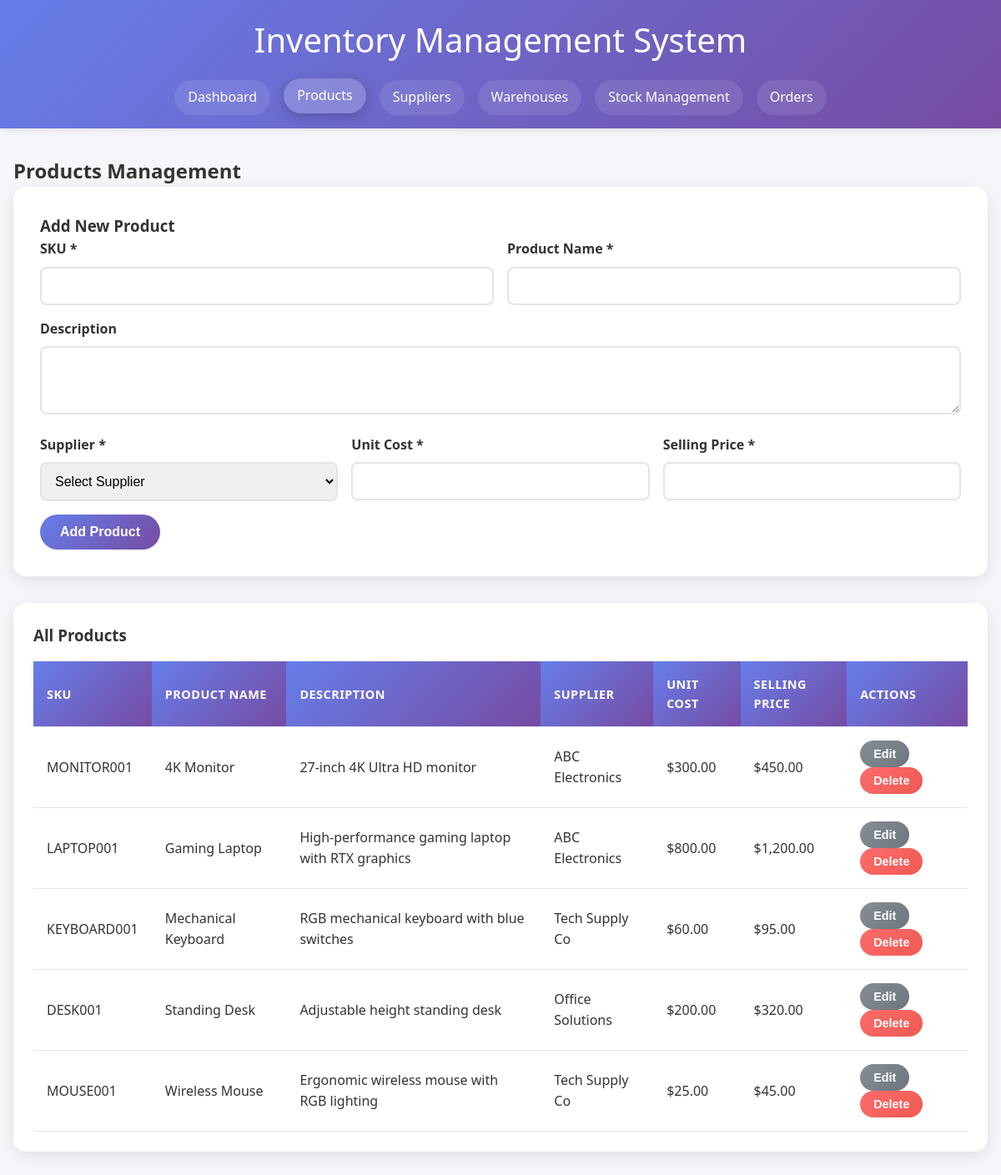
The app's page /DBE/products.php with its own data.
### tables this page shows
CREATE TABLE products (
    product_id INT AUTO_INCREMENT PRIMARY KEY,
    sku VARCHAR(100) NOT NULL,
    product_name VARCHAR(255) NOT NULL,
    description TEXT,
    supplier_id INT,
    unit_cost DECIMAL(10,2) NOT NULL,
    selling_price DECIMAL(10,2) NOT NULL
);

CREATE TABLE suppliers (
    supplier_id INT AUTO_INCREMENT PRIMARY KEY,
    supplier_name VARCHAR(255) NOT NULL,
    contact_info TEXT
);

### config.php (called while the page is built, shortened)
<?php
function getNavigation() {
    return [
        'Dashboard' => 'index.php',
        'Products' => 'products.php',
        'Suppliers' => 'suppliers.php',
        'Warehouses' => 'warehouses.php',
        'Stock Management' => 'stocks.php',
        'Orders' => 'orders.php'
    ];
}
function formatCurrency($amount) {
    return '$' . number_format($amount, 2);
}
function getCurrentPage() {
    $currentFile = basename($_SERVER['PHP_SELF']);
    return str_replace('.php', '', $currentFile);
}
?>

### DBE/products.php (the view, shortened to what this page needs)
<?php
require_once 'config.php';
$currentPage = getCurrentPage();
$navigation = getNavigation();
$result = $conn->query("
    SELECT p.*, s.supplier_name
    FROM products p
    LEFT JOIN suppliers s ON p.supplier_id = s.supplier_id
    ORDER BY p.product_name
");
$products = $result->fetch_all(MYSQLI_ASSOC);
?>
<!DOCTYPE html>
<html lang="en">
<head>
    <link rel="stylesheet" href="style.css">
</head>
<body>
    <header class="header">
        <h1>Inventory Management System</h1>
        <nav class="nav">
            <?php foreach ($navigation as $name => $url): ?>
                <a href="<?= $url ?>" class="<?= ($currentPage === strtolower($name)) ? 'active' : '' ?>">
                    <?= $name ?>
                </a>
            <?php endforeach; ?>
        </nav>
    </header>
    <div class="container">
        <h2>Products Management</h2>
        <div class="form-container">
            <h3><?= isset($_POST['edit_product']) ? 'Edit Product' : 'Add New Product' ?></h3>
            <form method="POST">
                <div class="form-row">
                    <div class="form-group">
                        <label for="sku">SKU *</label>
                        <input type="text" id="sku" name="sku" value="<?= isset($_POST['edit_sku']) ? htmlspecialchars($_POST['edit_sku']) : '' ?>" required>
                    </div>
                    <div class="form-group">
                        <label for="product_name">Product Name *</label>
                        <input type="text" id="product_name" name="product_name" value="<?= isset($_POST['edit_product_name']) ? htmlspecialchars($_POST['edit_product_name']) : '' ?>" required>
                    </div>
                </div>
                <div class="form-group">
                    <label for="description">Description</label>
                    <textarea id="description" name="description" rows="3"><?= isset($_POST['edit_description']) ? htmlspecialchars($_POST['edit_description']) : '' ?></textarea>
                </div>
                <div class="form-row">
                    <div class="form-group">
                        <label for="supplier_id">Supplier *</label>
                        <select id="supplier_id" name="supplier_id" required>
                            <option value="">Select Supplier</option>
                        </select>
                    </div>
                    <div class="form-group">
                        <label for="unit_cost">Unit Cost *</label>
                        <input type="number" id="unit_cost" name="unit_cost" step="0.01" min="0" value="<?= isset($_POST['edit_unit_cost']) ? $_POST['edit_unit_cost'] : '' ?>" required>
                    </div>
                    <div class="form-group">
                        <label for="selling_price">Selling Price *</label>
                        <input type="number" id="selling_price" name="selling_price" step="0.01" min="0" value="<?= isset($_POST['edit_selling_price']) ? $_POST['edit_selling_price'] : '' ?>" required>
                    </div>
                </div>
                <button type="submit" name="<?= isset($_POST['edit_product']) ? 'update_product' : 'add_product' ?>" class="btn">
                    <?= isset($_POST['edit_product']) ? 'Update Product' : 'Add Product' ?>
                </button>
            </form>
        </div>
        <div class="table-container">
            <h3>All Products</h3>
            <table>
                <thead>
                    <tr>
                        <th>SKU</th>
                        <th>Product Name</th>
                        <th>Description</th>
                        <th>Supplier</th>
                        <th>Unit Cost</th>
                        <th>Selling Price</th>
                        <th>Actions</th>
                    </tr>
                </thead>
                <tbody>
                    <?php if (empty($products)): ?>
                        <tr>
                            <td colspan="7" style="text-align: center; padding: 2rem;">No products found. Add your first product above.</td>
                        </tr>
                    <?php else: ?>
                        <?php foreach ($products as $product): ?>
                            <tr>
                                <td><?= htmlspecialchars($product['sku']) ?></td>
                                <td><?= htmlspecialchars($product['product_name']) ?></td>
                                <td><?= htmlspecialchars(substr($product['description'], 0, 50)) ?><?= strlen($product['description']) > 50 ? '...' : '' ?></td>
                                <td><?= htmlspecialchars($product['supplier_name'] ?? 'N/A') ?></td>
                                <td><?= formatCurrency($product['unit_cost']) ?></td>
                                <td><?= formatCurrency($product['selling_price']) ?></td>
                                <td>
                                    <form method="POST" style="display: inline;">
                                        <button type="submit" name="edit_product" class="btn btn-sm btn-secondary">Edit</button>
                                    </form>
                                    <form method="POST" style="display: inline;" onsubmit="return confirm('Are you sure you want to delete this product? This will also remove it from all orders and stock records.')">
                                        <button type="submit" name="delete_product" class="btn btn-sm btn-danger">Delete</button>
                                    </form>
                                </td>
                            </tr>
                        <?php endforeach; ?>
                    <?php endif; ?>
                </tbody>
            </table>
        </div>
    </div>
</body>
</html>

### DBE/style.css (style rules this page uses)
* { margin: 0; padding: 0; box-sizing: border-box; }
body { font-family: 'Segoe UI', Tahoma, Geneva, Verdana, sans-serif; background-color: #f5f7fa; color: #333; line-height: 1.6; }
.header { background: linear-gradient(135deg, #667eea 0%, #764ba2 100%); color: white; padding: 1rem 0; box-shadow: 0 2px 10px rgba(0,0,0,0.1); }
.header h1 { text-align: center; margin-bottom: 1rem; font-size: 2.5rem; font-weight: 300; }
.nav { max-width: 1200px; margin: 0 auto; display: flex; justify-content: center; flex-wrap: wrap; gap: 1rem; padding: 0 1rem; }
.nav a { color: white; text-decoration: none; padding: 0.5rem 1rem; border-radius: 25px; transition: all 0.3s ease; background: rgba(255,255,255,0.1); backdrop-filter: blur(10px); }
.nav a:hover, .nav a.active { background: rgba(255,255,255,0.2); transform: translateY(-2px); box-shadow: 0 4px 15px rgba(0,0,0,0.2); }
.container { max-width: 1200px; margin: 2rem auto; padding: 0 1rem; }
.form-container { background: white; border-radius: 15px; padding: 2rem; box-shadow: 0 5px 20px rgba(0,0,0,0.1); margin-bottom: 2rem; }
.form-group { margin-bottom: 1rem; }
.form-group label { display: block; margin-bottom: 0.5rem; font-weight: 600; color: #333; }
.form-group input, .form-group select, .form-group textarea { width: 100%; padding: 0.75rem; border: 2px solid #e1e5e9; border-radius: 8px; font-size: 1rem; transition: border-color 0.3s ease; }
.form-row { display: grid; grid-template-columns: repeat(auto-fit, minmax(200px, 1fr)); gap: 1rem; }
.btn { background: linear-gradient(135deg, #667eea 0%, #764ba2 100%); color: white; border: none; padding: 0.75rem 1.5rem; border-radius: 25px; cursor: pointer; font-size: 1rem; font-weight: 600; transition: all 0.3s ease; text-decoration: none; display: inline-block; text-align: center; }
.btn-danger { background: linear-gradient(135deg, #ff6b6b 0%, #ee5a52 100%); }
.btn-secondary { background: linear-gradient(135deg, #868e96 0%, #6c757d 100%); }
.btn-sm { padding: 0.5rem 1rem; font-size: 0.9rem; }
.table-container { background: white; border-radius: 15px; padding: 1.5rem; box-shadow: 0 5px 20px rgba(0,0,0,0.1); overflow-x: auto; }
table { width: 100%; border-collapse: collapse; margin-top: 1rem; }
th, td { padding: 1rem; text-align: left; border-bottom: 1px solid #e1e5e9; }
th { background: linear-gradient(135deg, #667eea 0%, #764ba2 100%); color: white; font-weight: 600; text-transform: uppercase; font-size: 0.9rem; letter-spacing: 0.5px; }

### records on screen
products: sku "MONITOR001", product_name "4K Monitor", description "27-inch 4K Ultra HD monitor", supplier.supplier_name "ABC Electronics", unit_cost "$300.00", selling_price "$450.00"
products: sku "LAPTOP001", product_name "Gaming Laptop", description "High-performance gaming laptop with RTX graphics", supplier.supplier_name "ABC Electronics", unit_cost "$800.00", selling_price "$1,200.00"
products: sku "KEYBOARD001", product_name "Mechanical Keyboard", description "RGB mechanical keyboard with blue switches", supplier.supplier_name "Tech Supply Co", unit_cost "$60.00", selling_price "$95.00"
products: sku "DESK001", product_name "Standing Desk", description "Adjustable height standing desk", supplier.supplier_name "Office Solutions", unit_cost "$200.00", selling_price "$320.00"
products: sku "MOUSE001", product_name "Wireless Mouse", description "Ergonomic wireless mouse with RGB lighting", supplier.supplier_name "Tech Supply Co", unit_cost "$25.00", selling_price "$45.00"

### other values on screen
$name "Dashboard"
$name "Products"
$name "Suppliers"
$name "Warehouses"
$name "Stock Management"
$name "Orders"
